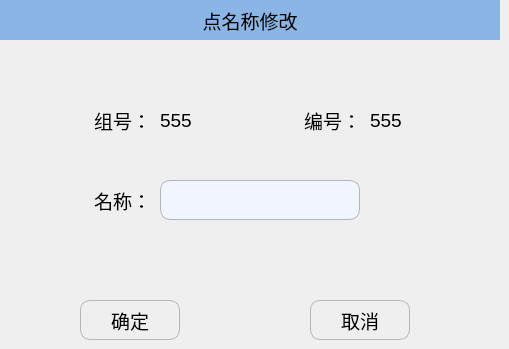
   <widget class="QWidget" name="page_7">
    <widget class="QLabel" name="label_13">
     <property name="geometry">
      <rect>
       <x>0</x>
       <y>0</y>
       <width>500</width>
       <height>40</height>
      </rect>
     </property>
     <property name="minimumSize">
      <size>
       <width>500</width>
       <height>40</height>
      </size>
     </property>
     <property name="maximumSize">
      <size>
       <width>500</width>
       <height>30</height>
      </size>
     </property>
     <property name="font">
      <font>
       <pointsize>14</pointsize>
      </font>
     </property>
     <property name="styleSheet">
      <string notr="true">QLabel{background-color:#8BB5E5;}</string>
     </property>
     <property name="text">
      <string>点名称修改</string>
     </property>
     <property name="alignment">
      <set>Qt::AlignCenter</set>
     </property>
    </widget>
    <widget class="QPushButton" name="Btn_modNameCancel">
     <property name="geometry">
      <rect>
       <x>310</x>
       <y>300</y>
       <width>100</width>
       <height>40</height>
      </rect>
     </property>
     <property name="minimumSize">
      <size>
       <width>100</width>
       <height>40</height>
      </size>
     </property>
     <property name="maximumSize">
      <size>
       <width>100</width>
       <height>40</height>
      </size>
     </property>
     <property name="font">
      <font>
       <pointsize>14</pointsize>
      </font>
     </property>
     <property name="styleSheet">
      <string notr="true">QPushButton
{
    border-style:solid; /*边框风格*/
    border-width:1px;/*边框宽度*/
    border-color:#B4B6BC; /*边框颜色*/
    border-radius:10px; /*边框倒角*/
}
QPushButton:pressed
{
    border-style:outset; /*边框风格*/
    background-color:qlineargradient(x1: 0, y1: 0, x2: 0, y2: 1, stop:0 #00befa, stop: 1 #0160ea);/*背景色*/
    border-width:1px;/*边框宽度*/
    border-color:#0055ff; /*边框颜色*/
    border-radius:10px; /*边框倒角*/
}</string>
     </property>
     <property name="text">
      <string>取消</string>
     </property>
     <property name="icon">
      <iconset resource="../resource.qrc">
       <normaloff>:/ManualPage/manualpage_images/cancel.png</normaloff>:/ManualPage/manualpage_images/cancel.png</iconset>
     </property>
     <property name="iconSize">
      <size>
       <width>30</width>
       <height>30</height>
      </size>
     </property>
    </widget>
    <widget class="QPushButton" name="Btn_modNameOk">
     <property name="geometry">
      <rect>
       <x>80</x>
       <y>300</y>
       <width>100</width>
       <height>40</height>
      </rect>
     </property>
     <property name="minimumSize">
      <size>
       <width>100</width>
       <height>40</height>
      </size>
     </property>
     <property name="maximumSize">
      <size>
       <width>100</width>
       <height>40</height>
      </size>
     </property>
     <property name="font">
      <font>
       <pointsize>14</pointsize>
      </font>
     </property>
     <property name="styleSheet">
      <string notr="true">QPushButton
{
    border-style:solid; /*边框风格*/
    border-width:1px;/*边框宽度*/
    border-color:#B4B6BC; /*边框颜色*/
    border-radius:10px; /*边框倒角*/
}
QPushButton:pressed
{
    border-style:outset; /*边框风格*/
    background-color:qlineargradient(x1: 0, y1: 0, x2: 0, y2: 1, stop:0 #00befa, stop: 1 #0160ea);/*背景色*/
    border-width:1px;/*边框宽度*/
    border-color:#0055ff; /*边框颜色*/
    border-radius:10px; /*边框倒角*/
}</string>
     </property>
     <property name="text">
      <string>确定</string>
     </property>
     <property name="icon">
      <iconset resource="../resource.qrc">
       <normaloff>:/ManualPage/manualpage_images/ok.png</normaloff>:/ManualPage/manualpage_images/ok.png</iconset>
     </property>
     <property name="iconSize">
      <size>
       <width>40</width>
       <height>40</height>
      </size>
     </property>
    </widget>
    <widget class="QLineEdit" name="Edit_pointName">
     <property name="geometry">
      <rect>
       <x>160</x>
       <y>180</y>
       <width>200</width>
       <height>40</height>
      </rect>
     </property>
     <property name="minimumSize">
      <size>
       <width>200</width>
       <height>40</height>
      </size>
     </property>
     <property name="maximumSize">
      <size>
       <width>200</width>
       <height>40</height>
      </size>
     </property>
     <property name="styleSheet">
      <string notr="true">QLineEdit
{
    background-color:#F1F5FE;
    border-style:solid; /*边框风格*/
    border-width:1px;/*边框宽度*/
    border-color:#B4B6BC; /*边框颜色*/
    border-radius:10px; /*边框倒角*/
}</string>
     </property>
    </widget>
    <widget class="QLabel" name="label_15">
     <property name="geometry">
      <rect>
       <x>20</x>
       <y>100</y>
       <width>131</width>
       <height>41</height>
      </rect>
     </property>
     <property name="font">
      <font>
       <pointsize>14</pointsize>
      </font>
     </property>
     <property name="text">
      <string>组号：</string>
     </property>
     <property name="alignment">
      <set>Qt::AlignRight|Qt::AlignTrailing|Qt::AlignVCenter</set>
     </property>
    </widget>
    <widget class="QLabel" name="label_pointNum">
     <property name="geometry">
      <rect>
       <x>370</x>
       <y>100</y>
       <width>61</width>
       <height>41</height>
      </rect>
     </property>
     <property name="font">
      <font>
       <pointsize>14</pointsize>
      </font>
     </property>
     <property name="text">
      <string>555</string>
     </property>
    </widget>
    <widget class="QLabel" name="label_16">
     <property name="geometry">
      <rect>
       <x>20</x>
       <y>180</y>
       <width>131</width>
       <height>41</height>
      </rect>
     </property>
     <property name="font">
      <font>
       <pointsize>14</pointsize>
      </font>
     </property>
     <property name="text">
      <string>名称：</string>
     </property>
     <property name="alignment">
      <set>Qt::AlignRight|Qt::AlignTrailing|Qt::AlignVCenter</set>
     </property>
    </widget>
    <widget class="QLabel" name="label_17">
     <property name="geometry">
      <rect>
       <x>240</x>
       <y>100</y>
       <width>121</width>
       <height>41</height>
      </rect>
     </property>
     <property name="font">
      <font>
       <pointsize>14</pointsize>
      </font>
     </property>
     <property name="text">
      <string>编号：</string>
     </property>
     <property name="alignment">
      <set>Qt::AlignRight|Qt::AlignTrailing|Qt::AlignVCenter</set>
     </property>
    </widget>
    <widget class="QLabel" name="label_pointGroupNum">
     <property name="geometry">
      <rect>
       <x>160</x>
       <y>100</y>
       <width>61</width>
       <height>41</height>
      </rect>
     </property>
     <property name="font">
      <font>
       <pointsize>14</pointsize>
      </font>
     </property>
     <property name="text">
      <string>555</string>
     </property>
    </widget>
   </widget>
